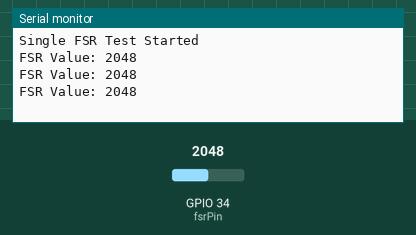
A sketch run on a simulated ESP32. On the bench: the last lines printed to the serial monitor. The test bench sets the inputs (shaded band); at power-on: GPIO 34 (fsrPin) = 2048.

Above: at 2.2 s.
2.3 s: GPIO 34 (fsrPin) set to 2866
At 2.9 s:
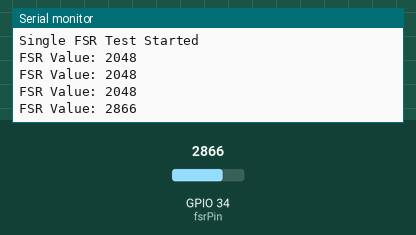
3.8 s: GPIO 34 (fsrPin) set to 3603
At 4.4 s:
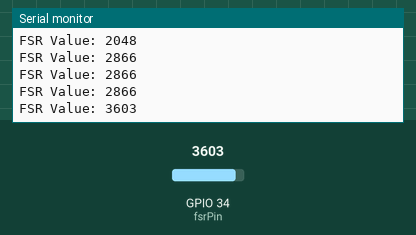
Timing chart, 0 to 6.8 s (numbered marks = the images above; inputs shaded):
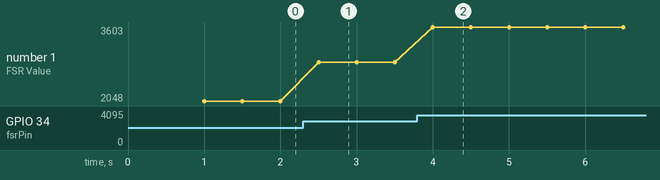

The sketch:

sketch_feb14a.ino
```cpp
const int fsrPin = 34;   // FSR connected to GPIO34

void setup() {
  Serial.begin(115200);
  delay(1000);
  Serial.println("Single FSR Test Started");
}

void loop() {

  int fsrValue = analogRead(fsrPin);

  Serial.print("FSR Value: ");
  Serial.println(fsrValue);

  delay(500);
}
```

Measured:
- after the input at 2.3 s, the serial monitor: prints a new line after 0.20 s (image 1)
- after the input at 3.8 s, the serial monitor: prints a new line after 0.20 s (image 2)
- plotted number 1: 2048 → 2866 after the input at 2.3 s, 2866 → 3603 after the input at 3.8 s
